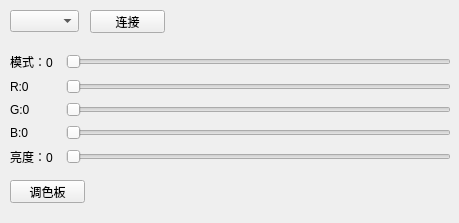
<?xml version="1.0" encoding="UTF-8"?>
<ui version="4.0">
 <class>Form</class>
 <widget class="QWidget" name="Form">
  <property name="geometry">
   <rect>
    <x>0</x>
    <y>0</y>
    <width>459</width>
    <height>223</height>
   </rect>
  </property>
  <property name="windowTitle">
   <string>Form</string>
  </property>
  <widget class="QWidget" name="layoutWidget">
   <property name="geometry">
    <rect>
     <x>10</x>
     <y>51</y>
     <width>441</width>
     <height>121</height>
    </rect>
   </property>
   <layout class="QGridLayout" name="gridLayout_2">
    <item row="0" column="0">
     <widget class="QLabel" name="label_Mode_2">
      <property name="minimumSize">
       <size>
        <width>50</width>
        <height>0</height>
       </size>
      </property>
      <property name="text">
       <string>模式：0</string>
      </property>
     </widget>
    </item>
    <item row="0" column="1">
     <widget class="QSlider" name="horizontalSlider_Mode_2">
      <property name="minimum">
       <number>0</number>
      </property>
      <property name="maximum">
       <number>7</number>
      </property>
      <property name="pageStep">
       <number>1</number>
      </property>
      <property name="orientation">
       <enum>Qt::Horizontal</enum>
      </property>
     </widget>
    </item>
    <item row="1" column="0">
     <widget class="QLabel" name="label_R_2">
      <property name="minimumSize">
       <size>
        <width>50</width>
        <height>0</height>
       </size>
      </property>
      <property name="text">
       <string>R:0</string>
      </property>
     </widget>
    </item>
    <item row="1" column="1">
     <widget class="QSlider" name="horizontalSlider_R_2">
      <property name="minimum">
       <number>0</number>
      </property>
      <property name="maximum">
       <number>255</number>
      </property>
      <property name="pageStep">
       <number>1</number>
      </property>
      <property name="orientation">
       <enum>Qt::Horizontal</enum>
      </property>
     </widget>
    </item>
    <item row="2" column="0">
     <widget class="QLabel" name="label_G_2">
      <property name="text">
       <string>G:0</string>
      </property>
     </widget>
    </item>
    <item row="2" column="1">
     <widget class="QSlider" name="horizontalSlider_G_2">
      <property name="maximum">
       <number>255</number>
      </property>
      <property name="pageStep">
       <number>1</number>
      </property>
      <property name="orientation">
       <enum>Qt::Horizontal</enum>
      </property>
     </widget>
    </item>
    <item row="3" column="0">
     <widget class="QLabel" name="label_B_2">
      <property name="text">
       <string>B:0</string>
      </property>
     </widget>
    </item>
    <item row="3" column="1">
     <widget class="QSlider" name="horizontalSlider_B_2">
      <property name="maximum">
       <number>255</number>
      </property>
      <property name="pageStep">
       <number>1</number>
      </property>
      <property name="sliderPosition">
       <number>0</number>
      </property>
      <property name="tracking">
       <bool>true</bool>
      </property>
      <property name="orientation">
       <enum>Qt::Horizontal</enum>
      </property>
     </widget>
    </item>
    <item row="4" column="0">
     <widget class="QLabel" name="label_V_2">
      <property name="text">
       <string>亮度：0</string>
      </property>
     </widget>
    </item>
    <item row="4" column="1">
     <widget class="QSlider" name="horizontalSlider_V_2">
      <property name="maximum">
       <number>100</number>
      </property>
      <property name="pageStep">
       <number>1</number>
      </property>
      <property name="sliderPosition">
       <number>0</number>
      </property>
      <property name="tracking">
       <bool>true</bool>
      </property>
      <property name="orientation">
       <enum>Qt::Horizontal</enum>
      </property>
     </widget>
    </item>
   </layout>
  </widget>
  <widget class="QPushButton" name="pushButton">
   <property name="geometry">
    <rect>
     <x>10</x>
     <y>180</y>
     <width>75</width>
     <height>23</height>
    </rect>
   </property>
   <property name="text">
    <string>调色板</string>
   </property>
  </widget>
  <widget class="QComboBox" name="SerialcomboBoxl">
   <property name="geometry">
    <rect>
     <x>10</x>
     <y>10</y>
     <width>69</width>
     <height>22</height>
    </rect>
   </property>
  </widget>
  <widget class="QPushButton" name="SwitchButton">
   <property name="geometry">
    <rect>
     <x>90</x>
     <y>10</y>
     <width>75</width>
     <height>23</height>
    </rect>
   </property>
   <property name="text">
    <string>连接</string>
   </property>
  </widget>
 </widget>
 <resources/>
 <connections/>
</ui>
